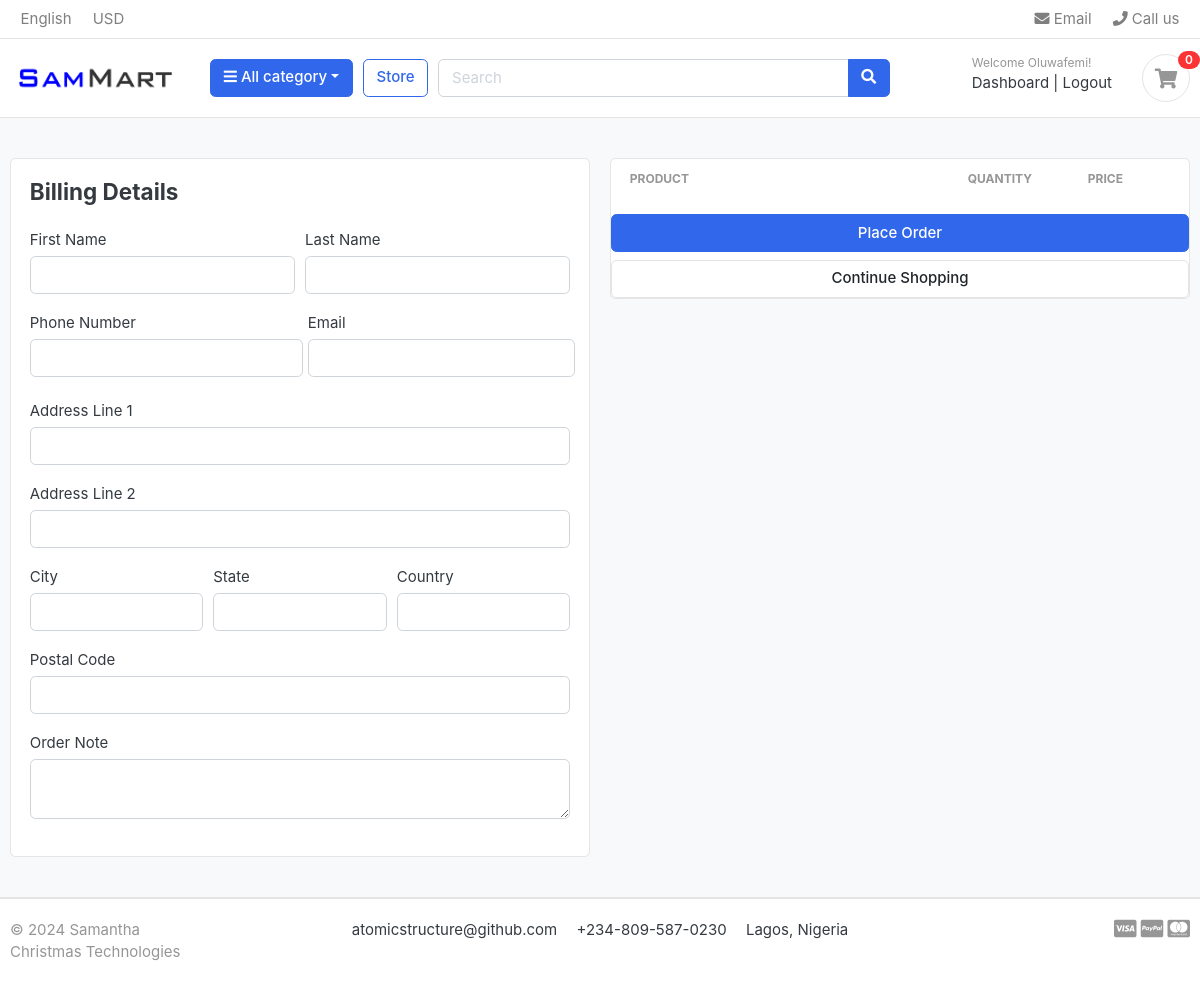
/cart/checkout/ (signed in), run on an earlier commit of the app's database.
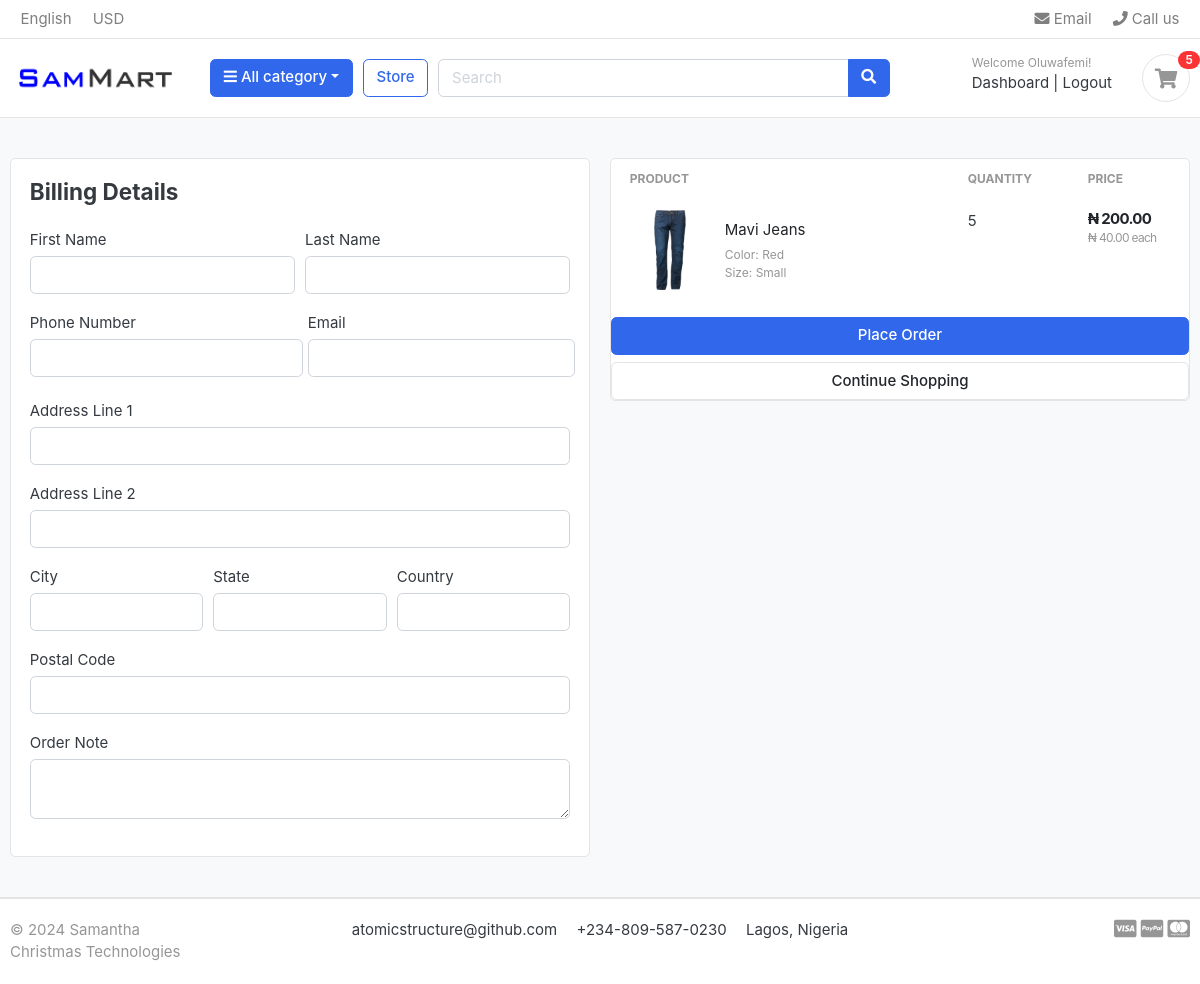
And on a later commit of the database.
### carts/models.py (models this page shows, shortened)
class CartItem(models.Model):
    product = models.ForeignKey(Products, on_delete=models.CASCADE)
    variations = models.ManyToManyField(Variation, blank=True)
    cart = models.ForeignKey(Cart, on_delete=models.CASCADE, null=True)
    quantity = models.IntegerField()
    user = models.ForeignKey(Account, on_delete=models.CASCADE, null=True)
    is_active = models.BooleanField(default=True)
    def sub_total(self):
        return self.product.price * self.quantity

### store/models.py (models this page shows, shortened)
class Products(models.Model):
    product_name = models.CharField(max_length=200, unique=True)
    slug = models.SlugField(max_length=200, unique=True)
    description = models.TextField(max_length=500, blank=True)
    price = models.DecimalField( max_digits=10, decimal_places=2, default=0.00)
    digital = models.BooleanField(default=False, null=True, blank=False)
    image = models.ImageField(upload_to='photos/product')
    stock = models.IntegerField()
    is_available = models.BooleanField(default=True)
    category = models.ForeignKey(Category, on_delete=models.CASCADE)
    created_date = models.DateTimeField(auto_now_add=True)
    modified_date = models.DateTimeField(auto_now=True)
    def get_url(self):
        return reverse('product_detail', args=[self.category.slug, self.slug])

class Variation(models.Model):
    product = models.ForeignKey(Products, on_delete=models.CASCADE)
    variation_category = models.CharField(max_length=200, choices=(variation_category_choice))
    variation_value = models.CharField(max_length=200)
    is_active = models.BooleanField(default=True)
    created_date = models.DateTimeField(auto_now=True)
    objects = VariationManager()

### carts/views.py (the view)
# urls.py: path('checkout/', views.checkout, name='checkout'),
@login_required(login_url="login")
def checkout(request, total=0, quantity=0, cart_items=None):
    tax = 0
    grand_total = 0
    try:
        if request.user.is_authenticated:
            cart_items = CartItem.objects.filter(user=request.user, is_active=True)
        else:
            cart = Cart.objects.get(cart_id=_cart_id(request))
            cart_items = CartItem.objects.filter(cart=cart, is_active=True)
        for cart_item in cart_items:
            total += (cart_item.product.price * cart_item.quantity)
            quantity += cart_item.quantity
        tax = (2 * total) / 100
        grand_total = total + tax
    except ObjectDoesNotExist:
        pass
    context = {
        'cart_items': cart_items,
        'total': total,
        'quantity': quantity,
        'tax': tax,
        'grand_total': grand_total,
    }
    return render(request, 'store/checkout.html', context)

### carts/context_processors.py (called while the page is built)
def cart(request):
    cart_count = 0
    if 'admin' in request.path:
        return {}
    else:
        try:
            cart = Cart.objects.filter(cart_id=_cart_id(request))
            if request.user.is_authenticated:
                cart_items = CartItem.objects.all().filter(user=request.user)
            else:
                cart_items = CartItem.objects.all().filter(cart=cart[:1])
            for cart_item in cart_items:
                cart_count += cart_item.quantity
        except Cart.DoesNotExist:
            cart_count = 0
        context = {
            'cart_count': cart_count
        }
        return context

### carts/views.py (called while the page is built)
def _cart_id(request):
    cart = request.session.session_key
    if not cart:
        cart = request.session.create()
    return cart

### category/context_processors.py (called while the page is built)
def categories(request):
    return {
        'categories': Category.objects.all()
    }

### category/models.py (called while the page is built)
    def get_url(self):
        return reverse('products_by_category', args=[self.slug])

### templates/store/checkout.html (shortened to what the changed rows need)
{% extends "base.html" %}
{% load static %}
{% block content %}
  <section class="section-content padding-y bg">
    <div class="container">
      <div class="row">
            <aside class="col-lg-6">
              <div class="card">
                <table class="table table-borderless table-shopping-cart">
                  <thead class="text-muted">
                    <tr class="small text-uppercase">
                      <th scope="col">Product</th>
                      <th scope="col" width="120">Quantity</th>
                      <th scope="col" width="120">Price</th>
                    </tr>
                  </thead>
                  <tbody>
                    {% for cart_item in cart_items %}
                    <tr>
                      <td>
                        <figure class="itemside align-items-center">
                          <div class="aside">
                            <img src="{{ cart_item.product.image.url }}" class="img-sm" />
                          </div>
                          <figcaption class="info">
                            <a href="{{ cart_item.product.get_url }}" class="title text-dark">{{ cart_item.product.product_name }}</a>
                            <p class="text-muted small">
                              {% if cart_item.variations.all %}
                                {% for variation in cart_item.variations.all %}
                                  {{ variation.variation_category | capfirst }}: {{ variation.variation_value | capfirst }} <br>
                                {% endfor %}
                              {% endif %}
                            </p>
                          </figcaption>
                        </figure>
                      </td>
                      <td>
                      <label for="">{{ cart_item.quantity }}</label>
                      </td>
                      <td>
                        <div class="price-wrap">
                          <var class="price">₦ {{ cart_item.sub_total }}</var>
                          <small class="text-muted">₦ {{ cart_item.product.price }} each</small>
                        </div>
                      </td>
                    </tr>
                  </tbody>
                  {% endfor %}
                </table>
                </div>
              </div>
      </div>
  </section>
{% endblock %}

### templates/includes/navbar.html (shortened to what this page needs)
{% load static %}
<header class="section-header">
    <nav class="navbar p-md-0 navbar-expand-sm navbar-light border-bottom">
      <div class="container">
        <div class="collapse navbar-collapse" id="navbarTop4">
          <ul class="navbar-nav mr-auto">
            <li class="nav-item dropdown">
              <a href="#" class="nav-link">English</a>
            </li>
            <li class="nav-item dropdown">
              <a href="#" class="nav-link">USD</a>
            </li>
          </ul>
          <ul class="navbar-nav">
            <li>
              <a href="mailto:ogundarearnold@gmail.com" class="nav-link"><i class="fa fa-envelope"></i> Email</a>
            </li>
            <li>
              <a href="tel:+2348169261295" class="nav-link"><i class="fa fa-phone"></i> Call us</a>
            </li>
          </ul>
        </div>
      </div>
    </nav>
    <section class="header-main border-bottom">
      <div class="container">
        <div class="row align-items-center">
          <div class="col-lg-2 col-md-3 col-6">
            <a href="{% url 'home' %}" class="brand-wrap"><img class="logo" src="{% static './images/logo.png' %}" /></a>
          </div>
          <div class="col-lg col-sm col-md col-6 flex-grow-0">
            <div class="category-wrap dropdown d-inline-block float-right">
              <button type="button" class="btn btn-primary dropdown-toggle" data-toggle="dropdown"><i class="fa fa-bars"></i> All category</button>
            </div>
          </div>
          <a href="{% url 'store' %}" class="btn btn-outline-primary">Store</a>
          <div class="col-lg col-md-6 col-sm-12 col">
            <form action="{% url 'search' %}" class="search" method="get">
              <div class="input-group w-100">
                <input type="text" class="form-control" style="width:60%;" placeholder="Search" name="keyword"/>
                <div class="input-group-append">
                  <button class="btn btn-primary" type="submit"><i class="fa fa-search"></i></button>
                </div>
              </div>
            </form>
          </div>
          <div class="col-lg-3 col-sm-6 col-8 order-2 order-lg-3">
            <div class="d-flex justify-content-end mb-3 mb-lg-0">
            {% if user.id is None %}
              <div class="widget-header">
                <small class="title text-muted">Welcome guest!</small>
                <div>
                  <a href="{% url 'login' %}">Sign in</a> <span class="dark-transp">|</span>
                  <a href="{% url 'register' %}">Register</a>
                </div>
              </div>
              {% else %}
              <div class="widget-header">
                <small class="title text-muted">Welcome {{ user.first_name }}!</small>
                <div>
                  <a href="{% url 'dashboard' %}">Dashboard</a> <span class="dark-transp">|</span>
                  <a href="{% url 'logout' %}">Logout</a>
                </div>
              </div>
            {% endif %}
              <a href="{% url 'cart' %}" class="widget-header pl-3 ml-3">
                <div class="icon icon-sm rounded-circle border">
                  <i class="fa fa-shopping-cart"></i>
                </div>
                <span class="badge badge-pill badge-danger notify">{{ cart_count }}</span>
              </a>
            </div>
          </div>
        </div>
      </div>
    </section>
  </header>

What changed in the data, as far as the page shows it:
added CartItem: product.image (picture), product.product_name "Mavi Jeans", quantity "5", sub_total "200.00", product.price "40.00"
now on this page (row unchanged): Variation: variation_category "Color", variation_value "Red"
now on this page (row unchanged): Variation: variation_category "Size", variation_value "Small"
Also different on the page:
{{ cart_count }}: "0" → "5"
